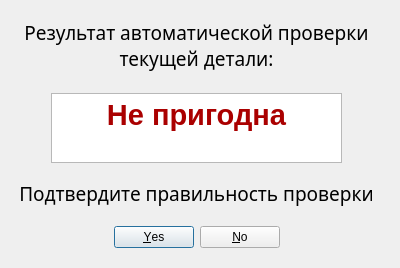
<?xml version="1.0" encoding="UTF-8"?>
<ui version="4.0">
 <class>CheckDetailValidatedDialog</class>
 <widget class="QDialog" name="CheckDetailValidatedDialog">
  <property name="geometry">
   <rect>
    <x>0</x>
    <y>0</y>
    <width>400</width>
    <height>268</height>
   </rect>
  </property>
  <property name="windowTitle">
   <string>Dialog</string>
  </property>
  <property name="modal">
   <bool>false</bool>
  </property>
  <widget class="QDialogButtonBox" name="validateButtonBox">
   <property name="geometry">
    <rect>
     <x>21</x>
     <y>221</y>
     <width>351</width>
     <height>32</height>
    </rect>
   </property>
   <property name="layoutDirection">
    <enum>Qt::LeftToRight</enum>
   </property>
   <property name="orientation">
    <enum>Qt::Horizontal</enum>
   </property>
   <property name="standardButtons">
    <set>QDialogButtonBox::No|QDialogButtonBox::Yes</set>
   </property>
   <property name="centerButtons">
    <bool>true</bool>
   </property>
  </widget>
  <widget class="QTextEdit" name="checkResultTextEdit">
   <property name="geometry">
    <rect>
     <x>51</x>
     <y>93</y>
     <width>291</width>
     <height>70</height>
    </rect>
   </property>
   <property name="html">
    <string>&lt;!DOCTYPE HTML PUBLIC &quot;-//W3C//DTD HTML 4.0//EN&quot; &quot;http://www.w3.org/TR/REC-html40/strict.dtd&quot;&gt;
&lt;html&gt;&lt;head&gt;&lt;meta name=&quot;qrichtext&quot; content=&quot;1&quot; /&gt;&lt;style type=&quot;text/css&quot;&gt;
p, li { white-space: pre-wrap; }
&lt;/style&gt;&lt;/head&gt;&lt;body style=&quot; font-family:'Noto Sans'; font-size:10pt; font-weight:400; font-style:normal;&quot;&gt;
&lt;p align=&quot;center&quot; style=&quot; margin-top:0px; margin-bottom:0px; margin-left:0px; margin-right:0px; -qt-block-indent:0; text-indent:0px;&quot;&gt;&lt;span style=&quot; font-size:22pt; font-weight:600; color:#aa0000;&quot;&gt;Не пригодна&lt;/span&gt;&lt;/p&gt;&lt;/body&gt;&lt;/html&gt;</string>
   </property>
  </widget>
  <widget class="QLabel" name="checkResultLabel">
   <property name="geometry">
    <rect>
     <x>21</x>
     <y>10</y>
     <width>351</width>
     <height>70</height>
    </rect>
   </property>
   <property name="font">
    <font>
     <family>Theano Old Style</family>
     <pointsize>14</pointsize>
    </font>
   </property>
   <property name="text">
    <string>Результат автоматической проверки текущей детали:</string>
   </property>
   <property name="alignment">
    <set>Qt::AlignCenter</set>
   </property>
   <property name="wordWrap">
    <bool>true</bool>
   </property>
  </widget>
  <widget class="QLabel" name="confirmCorrectnessLabel">
   <property name="geometry">
    <rect>
     <x>21</x>
     <y>178</y>
     <width>351</width>
     <height>30</height>
    </rect>
   </property>
   <property name="font">
    <font>
     <family>Theano Old Style</family>
     <pointsize>14</pointsize>
    </font>
   </property>
   <property name="text">
    <string>Подтвердите правильность проверки</string>
   </property>
   <property name="alignment">
    <set>Qt::AlignCenter</set>
   </property>
  </widget>
 </widget>
 <tabstops>
  <tabstop>checkResultTextEdit</tabstop>
 </tabstops>
 <resources/>
 <connections/>
</ui>
